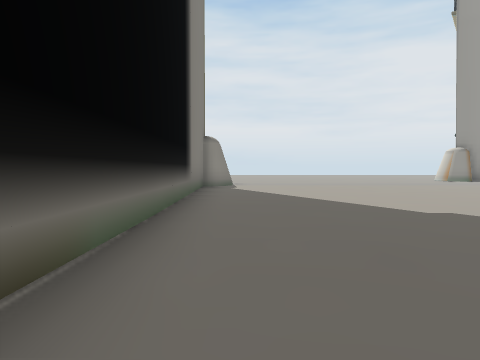
[1] (above)

24 first-person views from a walk through a 3-D level made in the Unity game engine. The camera is 1.4 m above the floor, tilts 2° down and sees 70° across. The floor is counted in squares, 2.25 m on a side. Each view is taken from the middle of a square. On the plan, view 1 faces up. The plan holds only what a view shows up to about 10 squares ahead; the rest is blank. The place goes on beyond the plan. The player is left out.

[2]
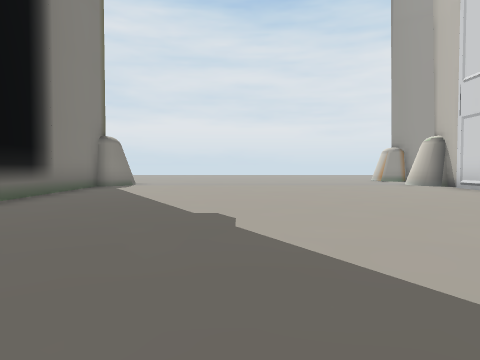

[3]
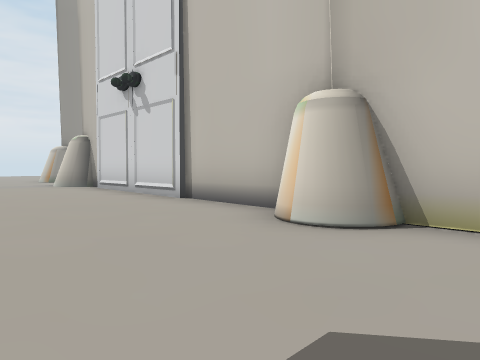

[4]
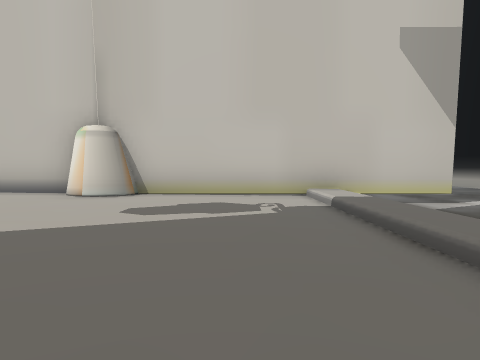

[5]
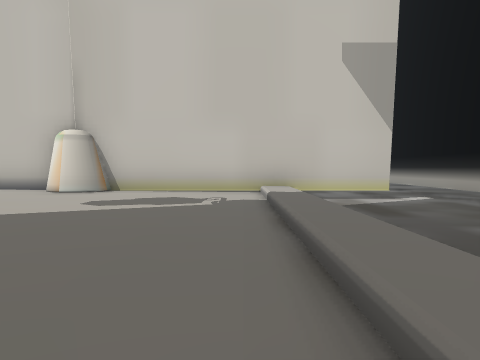

[6]
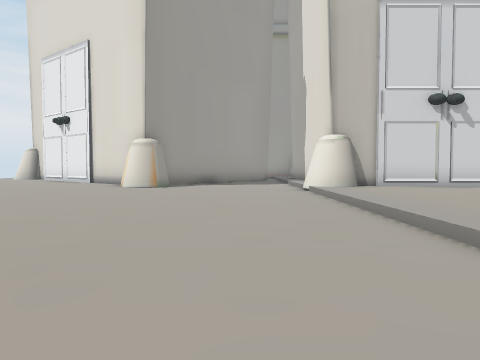

[7]
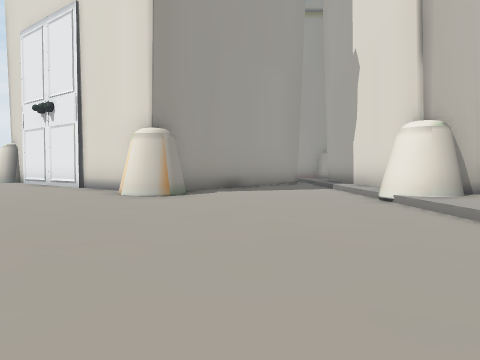

[8]
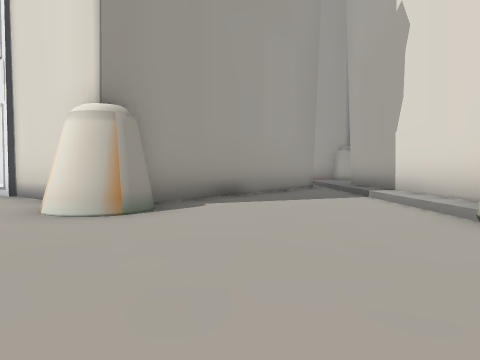

[9]
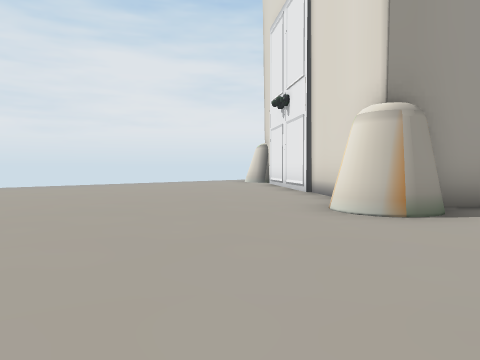

[10]
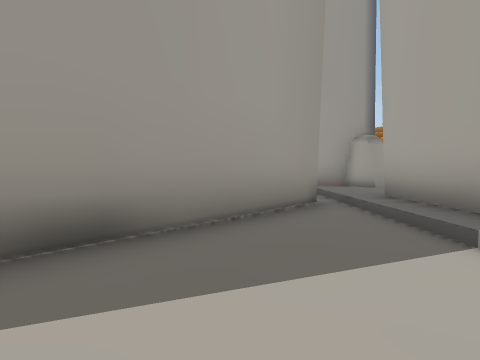

[11]
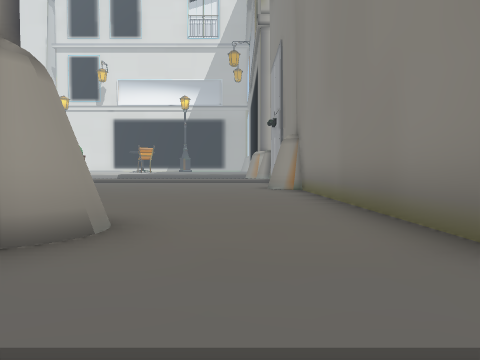

[12]
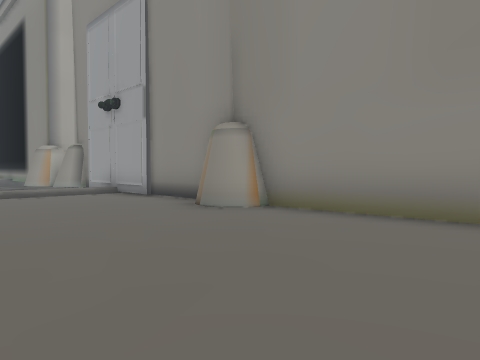

[13]
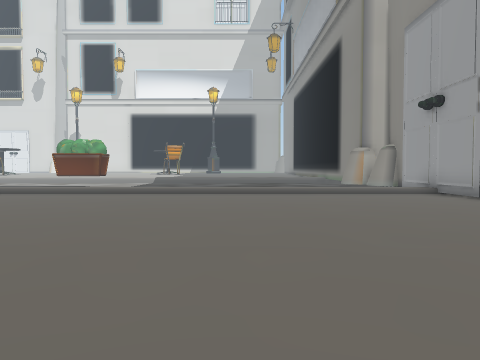

[14]
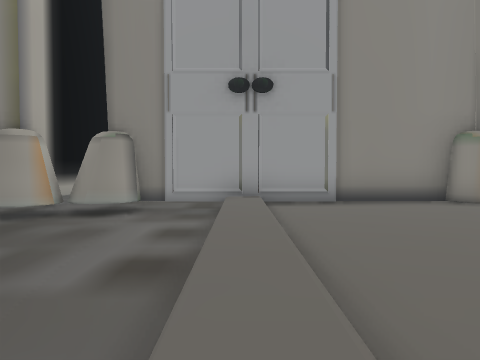

[15]
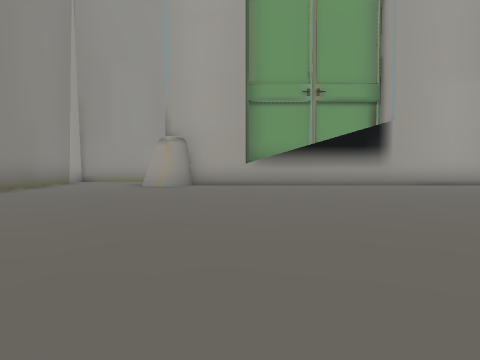

[16]
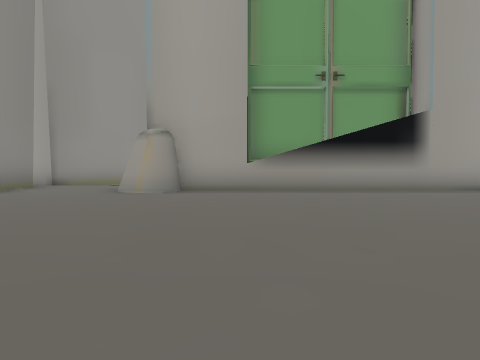

[17]
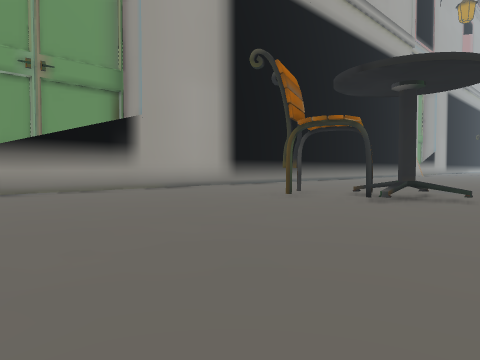

[18]
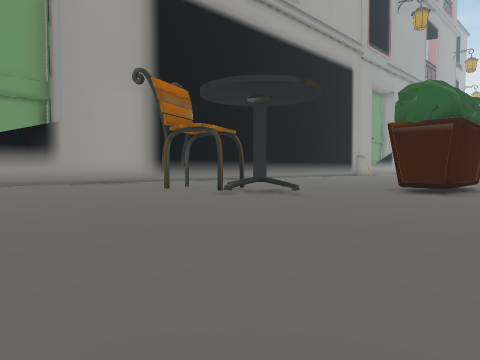

[19]
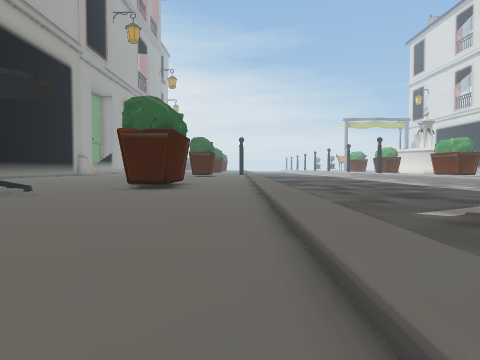

[20]
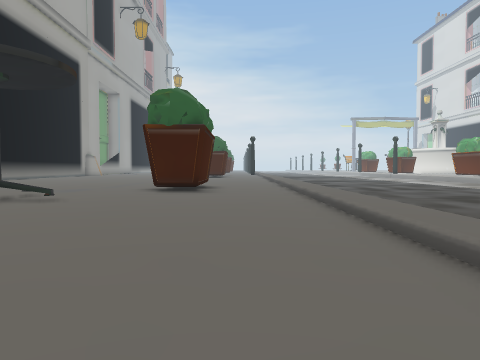

[21]
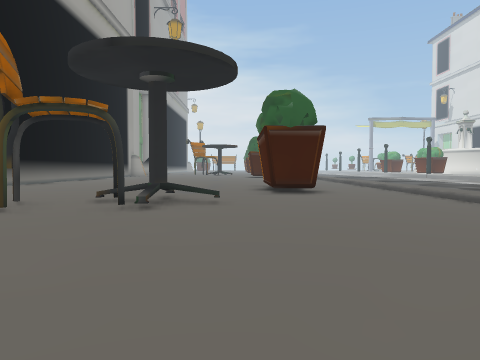

[22]
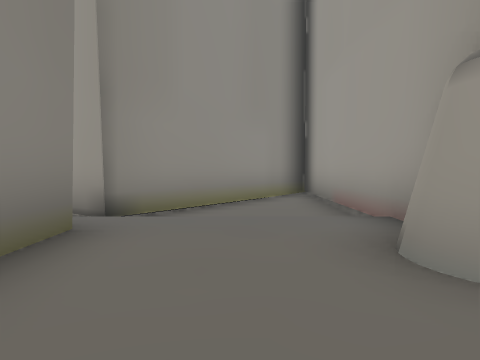

[23]
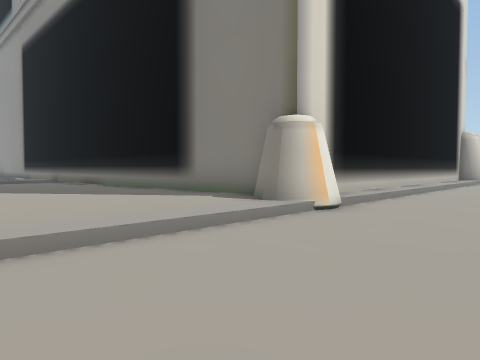

[24]
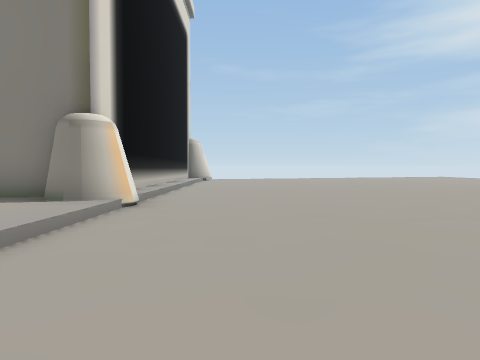

### Floor plan
Key: @ floor where view 1 was taken; # wall or solid block; . main floor; : floor 0.25 m higher than the main floor; / step, stairs or slope; = window, fence, low wall or low ledge; ^ raised ledge; v drop or lower ground; O other object.
Columns run from 7 left of view 1 to 33 right of it. Each row starts with its distance up from view 1.
 24               :::
 23               ::::
 22              ::::::
 21              :::::::
 20              :::::::#
 19   :::        ::::::##
 18   ....       ......#
 17   ......   .......##
 16   ....... .......###     ###
 15   .................##    #.#
 14   ..................##  ##.#
 13   ...................####..#
 12 .......................#...#
 11 //////#/////////O//////////#
 10 #######::::::::O########:::###
  9       #:::::::::O      #:::###^#####
  8       #:::::::::O      #:::::::::::::  ::
  7       #:::::::::O      #:::::::::::::::::
  6       #:::::::::O      #::::::::::::#::::
  5       #.........#      #................
  4       #.........#      #...........##....
  3       #.........O      OO...........#=...
  2       #........O#      ##................
  1        .........O      #...............##
  0        @ .......O      #...............##
 -1         ........O      #.................
 -2        .........O      O.................
 -3         ::::::::O      O:::::::::::::::::
 -4           vvvvvvO     ^Ovvvvvv  vvvvvvvv
 -5            vvvvvO^    ^#Ovvvvv   vvvvvvvv
 -6             vvvvv       Ovvv      vvvvvvv

Where each view was taken, in squares from view 1:
view 1: 0 up, 0 right, facing up
view 2: 0 up, 3 right, facing up
view 3: 0 up, 5 right, facing up-right
view 4: 1 down, 1 right, facing right
view 5: 2 down, 0 right, facing right
view 6: 13 up, 1 left, facing right
view 7: 14 up, 2 right, facing right
view 8: 14 up, 5 right, facing right
view 9: 14 up, 5 right, facing up-right
view 10: 13 up, 10 right, facing right
view 11: 12 up, 18 right, facing down
view 12: 7 up, 21 right, facing down-left
view 13: 7 up, 22 right, facing down
view 14: 3 down, 24 right, facing left
view 15: 1 down, 22 right, facing up
view 16: 1 up, 22 right, facing up
view 17: 1 up, 22 right, facing up-right
view 18: 2 down, 23 right, facing up-right
view 19: 2 down, 22 right, facing right
view 20: 1 down, 23 right, facing right
view 21: 2 up, 23 right, facing right
view 22: 7 up, 18 right, facing up
view 23: 14 up, 4 right, facing down-left
view 24: 13 up, 5 right, facing left
